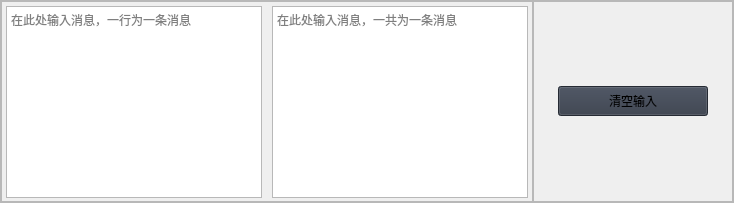
                      <widget class="QFrame" name="frame_sub_1">
                       <property name="frameShape">
                        <enum>QFrame::StyledPanel</enum>
                       </property>
                       <property name="frameShadow">
                        <enum>QFrame::Raised</enum>
                       </property>
                       <layout class="QHBoxLayout" name="horizontalLayout_6">
                        <property name="spacing">
                         <number>0</number>
                        </property>
                        <property name="leftMargin">
                         <number>0</number>
                        </property>
                        <property name="topMargin">
                         <number>0</number>
                        </property>
                        <property name="rightMargin">
                         <number>0</number>
                        </property>
                        <property name="bottomMargin">
                         <number>0</number>
                        </property>
                        <item>
                         <widget class="QFrame" name="frame_6">
                          <property name="styleSheet">
                           <string notr="true"/>
                          </property>
                          <property name="frameShape">
                           <enum>QFrame::StyledPanel</enum>
                          </property>
                          <property name="frameShadow">
                           <enum>QFrame::Raised</enum>
                          </property>
                          <layout class="QHBoxLayout" name="horizontalLayout_7">
                           <property name="spacing">
                            <number>10</number>
                           </property>
                           <property name="leftMargin">
                            <number>4</number>
                           </property>
                           <property name="topMargin">
                            <number>4</number>
                           </property>
                           <property name="rightMargin">
                            <number>4</number>
                           </property>
                           <property name="bottomMargin">
                            <number>3</number>
                           </property>
                           <item>
                            <widget class="QTextEdit" name="single_line_msg_text_edit">
                             <property name="cursor" stdset="0">
                              <cursorShape>IBeamCursor</cursorShape>
                             </property>
                             <property name="styleSheet">
                              <string notr="true"/>
                             </property>
                             <property name="tabStopDistance">
                              <double>40.000000000000000</double>
                             </property>
                             <property name="placeholderText">
                              <string>在此处输入消息，一行为一条消息</string>
                             </property>
                            </widget>
                           </item>
                           <item>
                            <widget class="QTextEdit" name="multi_line_msg_text_edit">
                             <property name="cursor" stdset="0">
                              <cursorShape>IBeamCursor</cursorShape>
                             </property>
                             <property name="styleSheet">
                              <string notr="true"/>
                             </property>
                             <property name="placeholderText">
                              <string>在此处输入消息，一共为一条消息</string>
                             </property>
                            </widget>
                           </item>
                          </layout>
                         </widget>
                        </item>
                        <item>
                         <widget class="QFrame" name="frame_7">
                          <property name="minimumSize">
                           <size>
                            <width>200</width>
                            <height>0</height>
                           </size>
                          </property>
                          <property name="maximumSize">
                           <size>
                            <width>16777215</width>
                            <height>16777215</height>
                           </size>
                          </property>
                          <property name="styleSheet">
                           <string notr="true">font: 500 12pt &quot;Segoe UI&quot;</string>
                          </property>
                          <property name="frameShape">
                           <enum>QFrame::StyledPanel</enum>
                          </property>
                          <property name="frameShadow">
                           <enum>QFrame::Raised</enum>
                          </property>
                          <layout class="QGridLayout" name="gridLayout_4">
                           <item row="0" column="0" alignment="Qt::AlignHCenter">
                            <widget class="QPushButton" name="btn_clear_msg">
                             <property name="minimumSize">
                              <size>
                               <width>150</width>
                               <height>30</height>
                              </size>
                             </property>
                             <property name="cursor">
                              <cursorShape>PointingHandCursor</cursorShape>
                             </property>
                             <property name="styleSheet">
                              <string notr="true">background-color: rgb(52, 59, 72);</string>
                             </property>
                             <property name="text">
                              <string>清空输入</string>
                             </property>
                             <property name="icon">
                              <iconset resource="../resources.qrc">
                               <normaloff>:/icons/icons/cil-x-circle.png</normaloff>:/icons/icons/cil-x-circle.png</iconset>
                             </property>
                            </widget>
                           </item>
                          </layout>
                         </widget>
                        </item>
                       </layout>
                      </widget>
